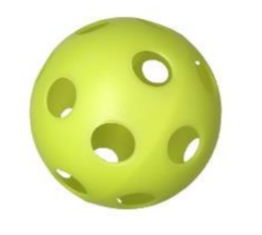
#> input picture fuel.png, 262 x 235 px
$ python main.py
#> lines starting #> are read from the running program, lines starting #| are printed output that depends on the picture; after the words box and inside, x2 and y2 are one past the last pixel; in counts of white or black regions, pixels touching at a corner belong together; long printed decimals are rounded
### small_vision/image.py
import cv2
import numpy as np


class Image:
    def __init__(self, image):
        self.data = image

    def clone(self):
        return type(self)(self.data.copy())

    def show(self, window_name, size=None):
        if size:
            resized_image = cv2.resize(
                self.data,
                (
                    int(size[0]),
                    int(size[1])
                )
            )
            cv2.imshow(window_name, resized_image)
        else:
            cv2.imshow(window_name, self.data)
        return self

    # [9 lines left out: function resize, not called in this run]

    # gets rid of specs, and closes holes in image
    def smooth(self):
        # create morph kernel
        morphkernel = np.ones((3, 3), np.uint8)
        # removes specs
        self.data = cv2.morphologyEx(
            self.data, cv2.MORPH_OPEN, morphkernel
        )
        # removes holes
        self.data = cv2.morphologyEx(
            self.data, cv2.MORPH_CLOSE, morphkernel
        )
        return self

    # gaussian blur on image on range 0 to 1
    def blur(self, blur_percentage):
        if blur_percentage > 1:
            raise Exception("Attempted to blur more than 100% blur")
        if blur_percentage < 0:
            raise Exception("Attempted to negatively blur")
        v = blur_percentage
        v *= 100
        v = int(v)
        # make blur value odd
        v = v if v % 2 == 1 else v + 1

        self.data = cv2.GaussianBlur(
            self.data, (v, v), 0
        )
        return self

    # Filter image with mask
    def mask(self, mask):
        self.data = cv2.bitwise_and(
            self.data,
            self.data,
            mask=mask
        )
        return self

    # [19 lines left out: function draw_text, not called in this run]

    def draw_circle(self, center, radius, color=(0, 255, 255), thickness=10):
        if center[0] > 1:
            raise Exception("X location for draw_circle out of bounds (needs to be between 0 and 1)")
        if center[0] < 0:
            raise Exception("X location for draw_circle out of bounds (needs to be between 0 and 1)")

        if center[1] > 1:
            raise Exception("Y location for draw_circle out of bounds (needs to be between 0 and 1)")
        if center[1] < 0:
            raise Exception("Y location for draw_circle out of bounds (needs to be between 0 and 1)")

        center = (
            int(center[0] * int(self.get_width())),
            int(center[1] * int(self.get_height())),
        )
        cv2.circle(self.data, center, radius, color, thickness)
        return self

    def draw_target(self, mask, color=None, thickness=None):
        x, y, radius = self.get_largest_blob(mask)

        if (x or y) and radius > 10:
            args = []
            if color:
                args.append(color)
            if thickness:
                args.append(color)
            self.draw_circle(
                (x, y), radius, *args
            )

        return self

    # [16 lines left out: function draw_targets, not called in this run]

    def get_size(self): return self.data.shape[:2][::-1]
    def get_height(self): return self.data.shape[0]
    def get_width(self): return self.data.shape[1]

    # get mask for values range a to b
    def get_mask(self, a, b):
        mask = cv2.inRange(
            self.data,
            np.array(a),
            np.array(b)
            )
        return mask

    def get_blobs(self, mask):
        # find irregular shapes using mask
        contours = cv2.findContours(
            mask,
            cv2.RETR_TREE,
            cv2.CHAIN_APPROX_SIMPLE
        )[1]

        blobs = []

        # if there is one or more contours
        if len(contours) > 0:
            for contour in contours:
                (x, y), radius = cv2.minEnclosingCircle(contour)
                x = int(x) / int(self.get_width())
                y = int(y) / int(self.get_height())
                radius = int(radius)

                blobs.append(
                    (x, y, radius)
                    )

        return blobs

    def get_largest_blob(self, mask):
        # find irregular shapes using mask
        contours = cv2.findContours(
            mask,
            cv2.RETR_TREE,
            cv2.CHAIN_APPROX_SIMPLE
        )[1]

        x = y = radius = 0
        # if there is one or more contours
        if len(contours) > 0:
            # get shape with max area
            contour = max(
                contours,
                key=cv2.contourArea
                )

            (x, y), radius = cv2.minEnclosingCircle(contour)
            x = int(x) / int(self.get_width())
            y = int(y) / int(self.get_height())
            radius = int(radius)

        return x, y, radius

    def convert_to_hsv(self):
        self.data = cv2.cvtColor(
            self.data,
            cv2.COLOR_BGR2HSV
        )
        return HSV_Image(
            self.data
        )

    # [8 lines left out: function convert_to_gray, not called in this run]

    def convert_to_bgr(self):
        return self


class HSV_Image(Image):
    def convert_to_hsv(self):
        return self

    # [12 lines left out: function convert_to_gray, not called in this run]

    def convert_to_bgr(self):
        self.data = cv2.cvtColor(
            self.data,
            cv2.COLOR_HSV2BGR
        )
        return Image(
            self.data
        )


class Gray_Image(Image):
    pass

### small_vision/__init__.py
from .image import *


def wait_for_keypress():
    cv2.waitKey(0)

def exit():
    cv2.destroyAllWindows()

### main.py
import cv2
from small_vision import *

# Read image from file
image = cv2.imread("fuel.png", 1)
#> image is the input picture: shape (235, 262, 3); mean B, G, R 171.3, 231.8, 224.6

# Convert to Image
# Show image
# Convert image to HSV
original = Image(image).show("original").convert_to_hsv()
#> in convert_to_hsv, `self.data = cv2.cvtColor( self.data, cv2.COLOR_BGR2HSV )`: self.data: shape (235, 262, 3); mean H, S, V 22.6, 75.7, 231.8

# HSV mask for neon yellow
mask = original.get_mask(
    [27, 100, 100],
    [40, 255, 255]
)
#> in get_mask, `mask = cv2.inRange( self.data, np.array(a), np.array(b) )`:
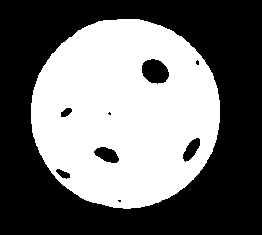
#> mask: shape (235, 262); 44% white; 1 white region

# Mask image
# Smooth image
# Gaussian Blur image
original.mask(mask).smooth().blur(1)
#> in mask, `self.data = cv2.bitwise_and( self.data, self.data, mask=mask )`: self.data: shape (235, 262, 3); mean H, S, V 14.8, 73.2, 90.3
#> in smooth, `self.data = cv2.morphologyEx( self.data, cv2.MORPH_OPEN, morphkernel )`: self.data: shape (235, 262, 3); mean H, S, V 14.8, 73, 90.1
#> in smooth, `self.data = cv2.morphologyEx( self.data, cv2.MORPH_CLOSE, morphkernel )`: self.data: shape (235, 262, 3); mean H, S, V 14.8, 73.1, 90.2
#> in blur, `self.data = cv2.GaussianBlur( self.data, (v, v), 0 )`: self.data: shape (235, 262, 3); mean H, S, V 14.8, 73.1, 90.3


# print the relative location and radius of largest blob
print("largest blob: ({}, {}) radius: {}".format(
    *original.get_largest_blob(mask)
    )
)
#> in get_largest_blob, `contours = cv2.findContours( mask, cv2.RETR_TREE, cv2.CHAIN_APPROX_SIM..`: contours = 9 contours, 3 with area under 20; largest, box (x1, y1, x2, y2) and area: (31, 19, 220, 209) 27980, (141, 58, 170, 85) 546, (93, 146, 120, 164) 292, (182, 137, 201, 163) 251, (55, 168, 71, 180) 93, (60, 107, 73, 118) 82
#> in get_largest_blob, `contour = max( contours, key=cv2.contourArea )`: contour = contour of 256 points, box (x1, y1, x2, y2) (31, 19, 220, 209), area 27980
#> in get_largest_blob, `(x, y), radius = cv2.minEnclosingCircle(contour)`: x = 125; y = 112.7; radius = 95.61
#> in get_largest_blob, `x = int(x) / int(self.get_width())`: x = 0.477
#> in get_largest_blob, `radius = int(radius)`: radius = 95
#| largest blob: (0.4771, 0.4766) radius: 95

# print total number of blobs
print("total number of blobs:",
    len(original.get_blobs(mask))
)
#> the loop in get_blobs, `for contour in contours:` made 9 passes
#> (x, y, radius) on passes 1 to 9: (0.477, 0.477, 95), (0.454, 0.851, 2), (0.237, 0.736, 8), (0.405, 0.66, 13), (0.729, 0.634, 14), (0.416, 0.481, 2), (0.252, 0.477, 6), (0.752, 0.264, 3), (0.588, 0.298, 15)
#> after the loop in get_blobs, `for contour in contours:`: blobs = [(0.477, 0.477, 95), (0.454, 0.851, 2), (0.237, 0.736, 8), (0.405, 0.66, 13), (0.729, 0.634, 14), (0.416, 0.481, 2), (0.252, 0.477, 6), (0.752, 0.264, 3), (0.588, 0.298, 15)]
#| total number of blobs: 9


# Draw target around largest contour
# Convert to BGR
# Show output
original.draw_target(mask).convert_to_bgr().show("output")
#> in draw_target, `x, y, radius = self.get_largest_blob(mask)`: x = 0.477; radius = 95
#> in draw_circle, `cv2.circle(self.data, center, radius, color, thickness)`: self.data: shape (235, 262, 3); mean H, S, V 13.2, 92.2, 108.3
#> in convert_to_bgr, `self.data = cv2.cvtColor( self.data, cv2.COLOR_HSV2BGR )`:
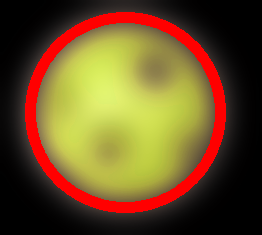
#> self.data: shape (235, 262, 3); mean B, G, R 37, 78.5, 106.1


wait_for_keypress()
exit()
